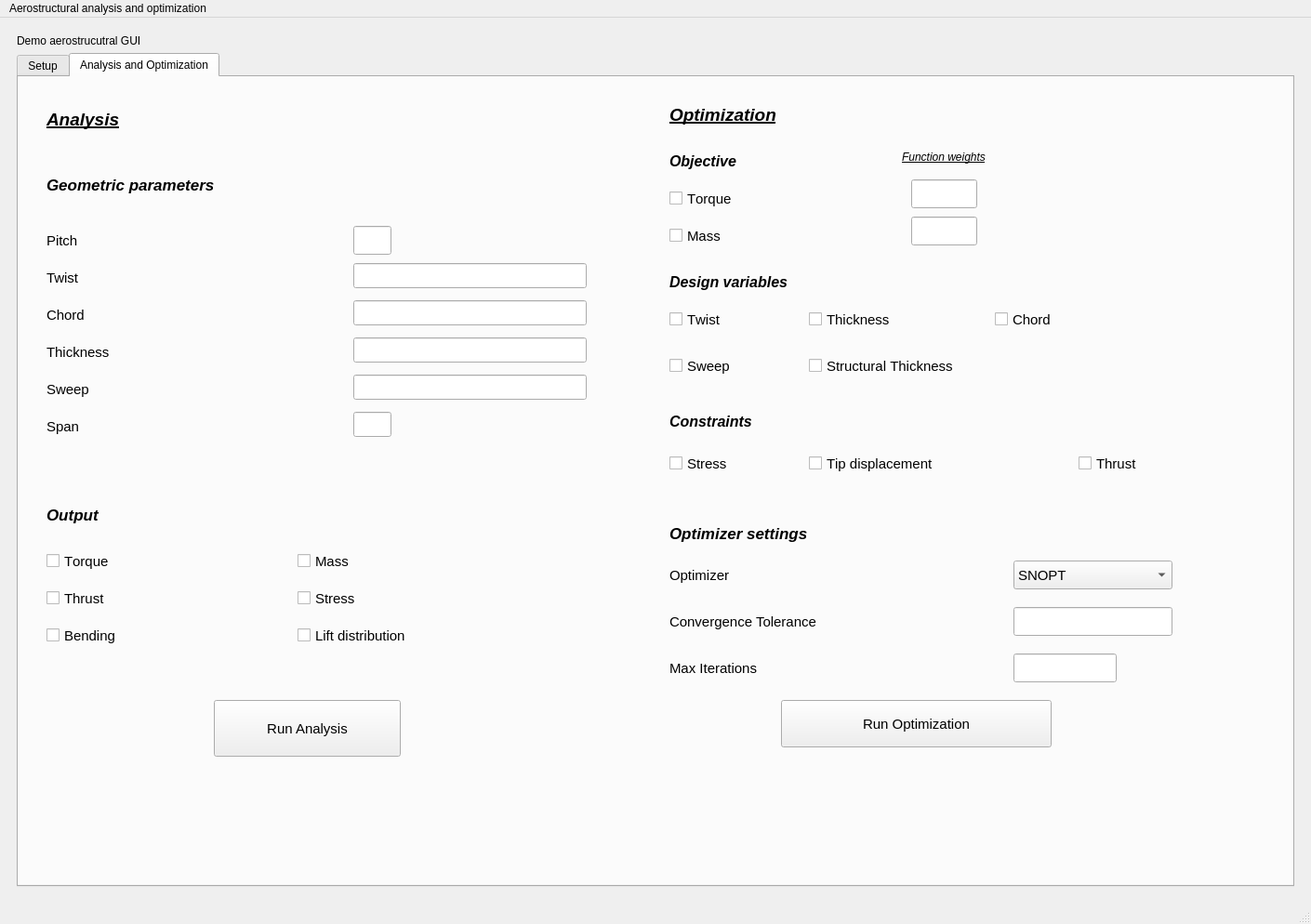
<?xml version="1.0" encoding="UTF-8"?>
<ui version="4.0">
 <class>Aerostructural</class>
 <widget class="QMainWindow" name="Aerostructural">
  <property name="geometry">
   <rect>
    <x>0</x>
    <y>0</y>
    <width>1410</width>
    <height>994</height>
   </rect>
  </property>
  <property name="windowTitle">
   <string>MainWindow</string>
  </property>
  <widget class="QWidget" name="centralwidget">
   <property name="layoutDirection">
    <enum>Qt::LeftToRight</enum>
   </property>
   <layout class="QVBoxLayout" name="verticalLayout">
    <item>
     <widget class="QWidget" name="widget" native="true">
      <layout class="QVBoxLayout" name="verticalLayout_2">
       <item>
        <widget class="QLabel" name="label">
         <property name="text">
          <string>Demo aerostrucutral GUI</string>
         </property>
        </widget>
       </item>
       <item>
        <widget class="QTabWidget" name="tabWidget">
         <property name="currentIndex">
          <number>1</number>
         </property>
         <widget class="QWidget" name="SetupTab">
          <attribute name="title">
           <string>Setup</string>
          </attribute>
          <widget class="QWidget" name="widget_1" native="true">
           <property name="geometry">
            <rect>
             <x>10</x>
             <y>20</y>
             <width>631</width>
             <height>61</height>
            </rect>
           </property>
           <property name="layoutDirection">
            <enum>Qt::LeftToRight</enum>
           </property>
           <widget class="QLabel" name="label_6">
            <property name="geometry">
             <rect>
              <x>10</x>
              <y>10</y>
              <width>241</width>
              <height>41</height>
             </rect>
            </property>
            <property name="font">
             <font>
              <pointsize>12</pointsize>
              <weight>75</weight>
              <bold>true</bold>
             </font>
            </property>
            <property name="text">
             <string>Coupled Solver</string>
            </property>
           </widget>
           <widget class="QComboBox" name="Fidelity_selection">
            <property name="geometry">
             <rect>
              <x>410</x>
              <y>10</y>
              <width>201</width>
              <height>41</height>
             </rect>
            </property>
            <item>
             <property name="text">
              <string>MACH</string>
             </property>
            </item>
            <item>
             <property name="text">
              <string>OpenFAST</string>
             </property>
            </item>
           </widget>
          </widget>
          <widget class="QWidget" name="widget_3" native="true">
           <property name="geometry">
            <rect>
             <x>10</x>
             <y>90</y>
             <width>631</width>
             <height>321</height>
            </rect>
           </property>
           <widget class="QWidget" name="widget_2" native="true">
            <property name="geometry">
             <rect>
              <x>0</x>
              <y>80</y>
              <width>621</width>
              <height>221</height>
             </rect>
            </property>
            <property name="layoutDirection">
             <enum>Qt::LeftToRight</enum>
            </property>
            <widget class="QLabel" name="label_3">
             <property name="geometry">
              <rect>
               <x>10</x>
               <y>20</y>
               <width>381</width>
               <height>71</height>
              </rect>
             </property>
             <property name="font">
              <font>
               <pointsize>11</pointsize>
               <weight>75</weight>
               <bold>true</bold>
              </font>
             </property>
             <property name="text">
              <string>Select blade configuration</string>
             </property>
            </widget>
            <widget class="QComboBox" name="comboBox">
             <property name="geometry">
              <rect>
               <x>410</x>
               <y>30</y>
               <width>201</width>
               <height>51</height>
              </rect>
             </property>
             <item>
              <property name="text">
               <string>DTU 10 MW</string>
              </property>
             </item>
             <item>
              <property name="text">
               <string>NREL Phase VI</string>
              </property>
             </item>
             <item>
              <property name="text">
               <string>NREL 5 MW</string>
              </property>
             </item>
            </widget>
            <widget class="QLineEdit" name="lineEdit_5">
             <property name="geometry">
              <rect>
               <x>410</x>
               <y>160</y>
               <width>201</width>
               <height>51</height>
              </rect>
             </property>
            </widget>
            <widget class="QPushButton" name="pushButton_14">
             <property name="geometry">
              <rect>
               <x>10</x>
               <y>158</y>
               <width>361</width>
               <height>51</height>
              </rect>
             </property>
             <property name="font">
              <font>
               <pointsize>11</pointsize>
              </font>
             </property>
             <property name="text">
              <string>Load user configuration</string>
             </property>
            </widget>
            <widget class="QLabel" name="label_2">
             <property name="geometry">
              <rect>
               <x>300</x>
               <y>110</y>
               <width>71</width>
               <height>21</height>
              </rect>
             </property>
             <property name="font">
              <font>
               <family>Ubuntu</family>
               <pointsize>9</pointsize>
               <weight>75</weight>
               <italic>true</italic>
               <bold>true</bold>
              </font>
             </property>
             <property name="text">
              <string>OR</string>
             </property>
             <property name="alignment">
              <set>Qt::AlignCenter</set>
             </property>
            </widget>
           </widget>
           <widget class="QLabel" name="label_4">
            <property name="geometry">
             <rect>
              <x>10</x>
              <y>10</y>
              <width>281</width>
              <height>41</height>
             </rect>
            </property>
            <property name="font">
             <font>
              <pointsize>14</pointsize>
              <weight>75</weight>
              <italic>true</italic>
              <bold>true</bold>
              <underline>true</underline>
             </font>
            </property>
            <property name="frameShape">
             <enum>QFrame::NoFrame</enum>
            </property>
            <property name="text">
             <string>Rotor geometry</string>
            </property>
            <property name="textFormat">
             <enum>Qt::AutoText</enum>
            </property>
           </widget>
          </widget>
          <widget class="QWidget" name="widget_4" native="true">
           <property name="geometry">
            <rect>
             <x>670</x>
             <y>10</y>
             <width>601</width>
             <height>301</height>
            </rect>
           </property>
           <widget class="QLabel" name="label_8">
            <property name="geometry">
             <rect>
              <x>10</x>
              <y>10</y>
              <width>271</width>
              <height>51</height>
             </rect>
            </property>
            <property name="font">
             <font>
              <pointsize>14</pointsize>
              <weight>75</weight>
              <italic>true</italic>
              <bold>true</bold>
              <underline>true</underline>
             </font>
            </property>
            <property name="frameShape">
             <enum>QFrame::NoFrame</enum>
            </property>
            <property name="text">
             <string>Aerodynamics</string>
            </property>
            <property name="textFormat">
             <enum>Qt::AutoText</enum>
            </property>
           </widget>
           <widget class="QWidget" name="widget_6" native="true">
            <property name="geometry">
             <rect>
              <x>10</x>
              <y>80</y>
              <width>591</width>
              <height>231</height>
             </rect>
            </property>
            <property name="layoutDirection">
             <enum>Qt::LeftToRight</enum>
            </property>
            <widget class="QLabel" name="label_12">
             <property name="geometry">
              <rect>
               <x>10</x>
               <y>80</y>
               <width>201</width>
               <height>41</height>
              </rect>
             </property>
             <property name="font">
              <font>
               <pointsize>11</pointsize>
               <weight>75</weight>
               <bold>true</bold>
              </font>
             </property>
             <property name="text">
              <string>Wind speed</string>
             </property>
            </widget>
            <widget class="QLineEdit" name="Wind_V">
             <property name="geometry">
              <rect>
               <x>360</x>
               <y>80</y>
               <width>201</width>
               <height>41</height>
              </rect>
             </property>
            </widget>
            <widget class="QLabel" name="label_13">
             <property name="geometry">
              <rect>
               <x>10</x>
               <y>160</y>
               <width>301</width>
               <height>31</height>
              </rect>
             </property>
             <property name="font">
              <font>
               <pointsize>11</pointsize>
               <weight>75</weight>
               <bold>true</bold>
              </font>
             </property>
             <property name="text">
              <string>Rotor speed (RPM)</string>
             </property>
            </widget>
            <widget class="QLineEdit" name="rpm">
             <property name="geometry">
              <rect>
               <x>360</x>
               <y>160</y>
               <width>201</width>
               <height>41</height>
              </rect>
             </property>
            </widget>
            <widget class="QLabel" name="label_11">
             <property name="geometry">
              <rect>
               <x>10</x>
               <y>6</y>
               <width>141</width>
               <height>41</height>
              </rect>
             </property>
             <property name="font">
              <font>
               <pointsize>11</pointsize>
               <weight>75</weight>
               <bold>true</bold>
              </font>
             </property>
             <property name="text">
              <string>DLC</string>
             </property>
            </widget>
            <widget class="QComboBox" name="comboBox_9">
             <property name="geometry">
              <rect>
               <x>350</x>
               <y>10</y>
               <width>221</width>
               <height>51</height>
              </rect>
             </property>
             <item>
              <property name="text">
               <string>Uniform flow</string>
              </property>
             </item>
             <item>
              <property name="text">
               <string>DLC 1.1</string>
              </property>
             </item>
             <item>
              <property name="text">
               <string>DLC 2.2</string>
              </property>
             </item>
            </widget>
           </widget>
          </widget>
          <widget class="QWidget" name="widget_5" native="true">
           <property name="geometry">
            <rect>
             <x>670</x>
             <y>340</y>
             <width>601</width>
             <height>311</height>
            </rect>
           </property>
           <widget class="QLabel" name="label_9">
            <property name="geometry">
             <rect>
              <x>10</x>
              <y>10</y>
              <width>291</width>
              <height>41</height>
             </rect>
            </property>
            <property name="font">
             <font>
              <pointsize>14</pointsize>
              <weight>75</weight>
              <italic>true</italic>
              <bold>true</bold>
              <underline>true</underline>
             </font>
            </property>
            <property name="frameShape">
             <enum>QFrame::NoFrame</enum>
            </property>
            <property name="text">
             <string>Data handling</string>
            </property>
            <property name="textFormat">
             <enum>Qt::AutoText</enum>
            </property>
           </widget>
           <widget class="QLineEdit" name="Main_set_PathToCase_3">
            <property name="geometry">
             <rect>
              <x>320</x>
              <y>120</y>
              <width>251</width>
              <height>41</height>
             </rect>
            </property>
           </widget>
           <widget class="QLabel" name="label_14">
            <property name="geometry">
             <rect>
              <x>10</x>
              <y>100</y>
              <width>201</width>
              <height>61</height>
             </rect>
            </property>
            <property name="font">
             <font>
              <pointsize>11</pointsize>
              <weight>75</weight>
              <bold>true</bold>
             </font>
            </property>
            <property name="text">
             <string>Case name</string>
            </property>
           </widget>
           <widget class="QLabel" name="label_75">
            <property name="geometry">
             <rect>
              <x>320</x>
              <y>80</y>
              <width>261</width>
              <height>31</height>
             </rect>
            </property>
            <property name="font">
             <font>
              <pointsize>10</pointsize>
              <weight>50</weight>
              <italic>true</italic>
              <bold>false</bold>
             </font>
            </property>
            <property name="text">
             <string>Defines output folder</string>
            </property>
           </widget>
           <widget class="QPushButton" name="Push_sendtoHPC">
            <property name="geometry">
             <rect>
              <x>10</x>
              <y>200</y>
              <width>161</width>
              <height>71</height>
             </rect>
            </property>
            <property name="font">
             <font>
              <pointsize>11</pointsize>
             </font>
            </property>
            <property name="text">
             <string>Send to 
 HPC</string>
            </property>
           </widget>
           <widget class="QLineEdit" name="whichHPC">
            <property name="geometry">
             <rect>
              <x>320</x>
              <y>220</y>
              <width>251</width>
              <height>41</height>
             </rect>
            </property>
           </widget>
          </widget>
          <widget class="QWidget" name="widget_7" native="true">
           <property name="geometry">
            <rect>
             <x>10</x>
             <y>430</y>
             <width>631</width>
             <height>161</height>
            </rect>
           </property>
           <widget class="QLabel" name="label_10">
            <property name="geometry">
             <rect>
              <x>10</x>
              <y>10</y>
              <width>251</width>
              <height>31</height>
             </rect>
            </property>
            <property name="font">
             <font>
              <pointsize>14</pointsize>
              <weight>75</weight>
              <italic>true</italic>
              <bold>true</bold>
              <underline>true</underline>
             </font>
            </property>
            <property name="frameShape">
             <enum>QFrame::NoFrame</enum>
            </property>
            <property name="text">
             <string>Structures</string>
            </property>
            <property name="textFormat">
             <enum>Qt::AutoText</enum>
            </property>
           </widget>
           <widget class="QLabel" name="label_113">
            <property name="geometry">
             <rect>
              <x>10</x>
              <y>80</y>
              <width>211</width>
              <height>31</height>
             </rect>
            </property>
            <property name="font">
             <font>
              <pointsize>11</pointsize>
              <weight>75</weight>
              <bold>true</bold>
             </font>
            </property>
            <property name="text">
             <string>Material</string>
            </property>
           </widget>
           <widget class="QComboBox" name="comboBox_13">
            <property name="geometry">
             <rect>
              <x>410</x>
              <y>70</y>
              <width>201</width>
              <height>41</height>
             </rect>
            </property>
            <item>
             <property name="text">
              <string>Aluminum</string>
             </property>
            </item>
            <item>
             <property name="text">
              <string>Composite</string>
             </property>
            </item>
           </widget>
          </widget>
         </widget>
         <widget class="QWidget" name="ParamTab">
          <attribute name="title">
           <string>Analysis and Optimization</string>
          </attribute>
          <widget class="QWidget" name="widget_8" native="true">
           <property name="geometry">
            <rect>
             <x>10</x>
             <y>10</y>
             <width>621</width>
             <height>741</height>
            </rect>
           </property>
           <widget class="QLabel" name="label_15">
            <property name="geometry">
             <rect>
              <x>20</x>
              <y>10</y>
              <width>271</width>
              <height>51</height>
             </rect>
            </property>
            <property name="font">
             <font>
              <pointsize>14</pointsize>
              <weight>75</weight>
              <italic>true</italic>
              <bold>true</bold>
              <underline>true</underline>
             </font>
            </property>
            <property name="frameShape">
             <enum>QFrame::NoFrame</enum>
            </property>
            <property name="text">
             <string>Analysis</string>
            </property>
            <property name="textFormat">
             <enum>Qt::AutoText</enum>
            </property>
           </widget>
           <widget class="QPushButton" name="RunAnalysis">
            <property name="geometry">
             <rect>
              <x>200</x>
              <y>660</y>
              <width>201</width>
              <height>61</height>
             </rect>
            </property>
            <property name="font">
             <font>
              <pointsize>11</pointsize>
             </font>
            </property>
            <property name="text">
             <string>Run Analysis</string>
            </property>
           </widget>
           <widget class="QWidget" name="widget_24" native="true">
            <property name="geometry">
             <rect>
              <x>10</x>
              <y>70</y>
              <width>601</width>
              <height>321</height>
             </rect>
            </property>
            <widget class="QLabel" name="label_100">
             <property name="geometry">
              <rect>
               <x>10</x>
               <y>10</y>
               <width>391</width>
               <height>51</height>
              </rect>
             </property>
             <property name="font">
              <font>
               <pointsize>13</pointsize>
               <weight>75</weight>
               <italic>true</italic>
               <bold>true</bold>
               <underline>false</underline>
              </font>
             </property>
             <property name="text">
              <string>Geometric parameters</string>
             </property>
            </widget>
            <widget class="QLabel" name="label_102">
             <property name="geometry">
              <rect>
               <x>10</x>
               <y>80</y>
               <width>191</width>
               <height>31</height>
              </rect>
             </property>
             <property name="font">
              <font>
               <pointsize>11</pointsize>
               <weight>50</weight>
               <bold>false</bold>
              </font>
             </property>
             <property name="text">
              <string>Pitch</string>
             </property>
            </widget>
            <widget class="QLabel" name="label_103">
             <property name="geometry">
              <rect>
               <x>10</x>
               <y>120</y>
               <width>121</width>
               <height>31</height>
              </rect>
             </property>
             <property name="font">
              <font>
               <pointsize>11</pointsize>
               <weight>50</weight>
               <bold>false</bold>
              </font>
             </property>
             <property name="text">
              <string>Twist</string>
             </property>
            </widget>
            <widget class="QLineEdit" name="pitchAngle">
             <property name="geometry">
              <rect>
               <x>340</x>
               <y>80</y>
               <width>41</width>
               <height>31</height>
              </rect>
             </property>
            </widget>
            <widget class="QLineEdit" name="twist">
             <property name="geometry">
              <rect>
               <x>340</x>
               <y>120</y>
               <width>251</width>
               <height>27</height>
              </rect>
             </property>
            </widget>
            <widget class="QLabel" name="label_104">
             <property name="geometry">
              <rect>
               <x>10</x>
               <y>160</y>
               <width>121</width>
               <height>31</height>
              </rect>
             </property>
             <property name="font">
              <font>
               <pointsize>11</pointsize>
               <weight>50</weight>
               <bold>false</bold>
              </font>
             </property>
             <property name="text">
              <string>Chord</string>
             </property>
            </widget>
            <widget class="QLineEdit" name="chord">
             <property name="geometry">
              <rect>
               <x>340</x>
               <y>160</y>
               <width>251</width>
               <height>27</height>
              </rect>
             </property>
            </widget>
            <widget class="QLabel" name="label_105">
             <property name="geometry">
              <rect>
               <x>10</x>
               <y>280</y>
               <width>121</width>
               <height>31</height>
              </rect>
             </property>
             <property name="font">
              <font>
               <pointsize>11</pointsize>
               <weight>50</weight>
               <bold>false</bold>
              </font>
             </property>
             <property name="text">
              <string>Span</string>
             </property>
            </widget>
            <widget class="QLineEdit" name="span">
             <property name="geometry">
              <rect>
               <x>340</x>
               <y>280</y>
               <width>41</width>
               <height>27</height>
              </rect>
             </property>
            </widget>
            <widget class="QLabel" name="label_106">
             <property name="geometry">
              <rect>
               <x>10</x>
               <y>200</y>
               <width>161</width>
               <height>31</height>
              </rect>
             </property>
             <property name="font">
              <font>
               <pointsize>11</pointsize>
               <weight>50</weight>
               <bold>false</bold>
              </font>
             </property>
             <property name="text">
              <string>Thickness</string>
             </property>
            </widget>
            <widget class="QLabel" name="label_108">
             <property name="geometry">
              <rect>
               <x>10</x>
               <y>240</y>
               <width>121</width>
               <height>31</height>
              </rect>
             </property>
             <property name="font">
              <font>
               <pointsize>11</pointsize>
               <weight>50</weight>
               <bold>false</bold>
              </font>
             </property>
             <property name="text">
              <string>Sweep</string>
             </property>
            </widget>
            <widget class="QLineEdit" name="chord_2">
             <property name="geometry">
              <rect>
               <x>340</x>
               <y>200</y>
               <width>251</width>
               <height>27</height>
              </rect>
             </property>
            </widget>
            <widget class="QLineEdit" name="chord_3">
             <property name="geometry">
              <rect>
               <x>340</x>
               <y>240</y>
               <width>251</width>
               <height>27</height>
              </rect>
             </property>
            </widget>
           </widget>
           <widget class="QWidget" name="widget_25" native="true">
            <property name="geometry">
             <rect>
              <x>10</x>
              <y>430</y>
              <width>601</width>
              <height>221</height>
             </rect>
            </property>
            <widget class="QLabel" name="label_101">
             <property name="geometry">
              <rect>
               <x>10</x>
               <y>10</y>
               <width>241</width>
               <height>41</height>
              </rect>
             </property>
             <property name="font">
              <font>
               <pointsize>13</pointsize>
               <weight>75</weight>
               <italic>true</italic>
               <bold>true</bold>
              </font>
             </property>
             <property name="text">
              <string>Output</string>
             </property>
            </widget>
            <widget class="QCheckBox" name="Output_Torque">
             <property name="geometry">
              <rect>
               <x>10</x>
               <y>60</y>
               <width>191</width>
               <height>41</height>
              </rect>
             </property>
             <property name="font">
              <font>
               <pointsize>11</pointsize>
               <weight>50</weight>
               <bold>false</bold>
               <kerning>false</kerning>
              </font>
             </property>
             <property name="text">
              <string>Torque</string>
             </property>
            </widget>
            <widget class="QCheckBox" name="Output_Thrust">
             <property name="geometry">
              <rect>
               <x>10</x>
               <y>100</y>
               <width>141</width>
               <height>41</height>
              </rect>
             </property>
             <property name="font">
              <font>
               <pointsize>11</pointsize>
               <weight>50</weight>
               <bold>false</bold>
               <kerning>false</kerning>
              </font>
             </property>
             <property name="text">
              <string>Thrust</string>
             </property>
            </widget>
            <widget class="QCheckBox" name="Output_Bending">
             <property name="geometry">
              <rect>
               <x>10</x>
               <y>140</y>
               <width>171</width>
               <height>41</height>
              </rect>
             </property>
             <property name="font">
              <font>
               <pointsize>11</pointsize>
               <weight>50</weight>
               <bold>false</bold>
               <kerning>false</kerning>
              </font>
             </property>
             <property name="text">
              <string>Bending</string>
             </property>
            </widget>
            <widget class="QCheckBox" name="Output_LiftDistribution">
             <property name="geometry">
              <rect>
               <x>280</x>
               <y>140</y>
               <width>261</width>
               <height>41</height>
              </rect>
             </property>
             <property name="font">
              <font>
               <pointsize>11</pointsize>
               <weight>50</weight>
               <bold>false</bold>
               <kerning>false</kerning>
              </font>
             </property>
             <property name="text">
              <string>Lift distribution</string>
             </property>
            </widget>
            <widget class="QCheckBox" name="Output_Mass">
             <property name="geometry">
              <rect>
               <x>280</x>
               <y>60</y>
               <width>141</width>
               <height>41</height>
              </rect>
             </property>
             <property name="font">
              <font>
               <pointsize>11</pointsize>
               <weight>50</weight>
               <bold>false</bold>
               <kerning>false</kerning>
              </font>
             </property>
             <property name="text">
              <string>Mass</string>
             </property>
            </widget>
            <widget class="QCheckBox" name="Output_Stress">
             <property name="geometry">
              <rect>
               <x>280</x>
               <y>100</y>
               <width>141</width>
               <height>41</height>
              </rect>
             </property>
             <property name="font">
              <font>
               <pointsize>11</pointsize>
               <weight>50</weight>
               <bold>false</bold>
               <kerning>false</kerning>
              </font>
             </property>
             <property name="text">
              <string>Stress</string>
             </property>
            </widget>
           </widget>
          </widget>
          <widget class="QWidget" name="widget_21" native="true">
           <property name="geometry">
            <rect>
             <x>680</x>
             <y>10</y>
             <width>621</width>
             <height>741</height>
            </rect>
           </property>
           <widget class="QLabel" name="label_16">
            <property name="geometry">
             <rect>
              <x>20</x>
              <y>10</y>
              <width>281</width>
              <height>41</height>
             </rect>
            </property>
            <property name="font">
             <font>
              <pointsize>14</pointsize>
              <weight>75</weight>
              <italic>true</italic>
              <bold>true</bold>
              <underline>true</underline>
             </font>
            </property>
            <property name="frameShape">
             <enum>QFrame::NoFrame</enum>
            </property>
            <property name="text">
             <string>Optimization</string>
            </property>
            <property name="textFormat">
             <enum>Qt::AutoText</enum>
            </property>
           </widget>
           <widget class="QPushButton" name="RunOptimization">
            <property name="geometry">
             <rect>
              <x>140</x>
              <y>660</y>
              <width>291</width>
              <height>51</height>
             </rect>
            </property>
            <property name="font">
             <font>
              <pointsize>11</pointsize>
             </font>
            </property>
            <property name="text">
             <string>Run Optimization</string>
            </property>
           </widget>
           <widget class="QWidget" name="widget_22" native="true">
            <property name="geometry">
             <rect>
              <x>10</x>
              <y>450</y>
              <width>611</width>
              <height>201</height>
             </rect>
            </property>
            <widget class="QLabel" name="label_76">
             <property name="geometry">
              <rect>
               <x>10</x>
               <y>10</y>
               <width>321</width>
               <height>41</height>
              </rect>
             </property>
             <property name="font">
              <font>
               <pointsize>13</pointsize>
               <weight>75</weight>
               <italic>true</italic>
               <bold>true</bold>
              </font>
             </property>
             <property name="text">
              <string>Optimizer settings</string>
             </property>
            </widget>
            <widget class="QComboBox" name="comboBox_10">
             <property name="geometry">
              <rect>
               <x>380</x>
               <y>60</y>
               <width>171</width>
               <height>31</height>
              </rect>
             </property>
             <property name="font">
              <font>
               <pointsize>11</pointsize>
              </font>
             </property>
             <item>
              <property name="text">
               <string>SNOPT</string>
              </property>
             </item>
             <item>
              <property name="text">
               <string>IPOPT</string>
              </property>
             </item>
             <item>
              <property name="text">
               <string>SLSQP</string>
              </property>
             </item>
            </widget>
            <widget class="QLabel" name="label_77">
             <property name="geometry">
              <rect>
               <x>10</x>
               <y>60</y>
               <width>171</width>
               <height>31</height>
              </rect>
             </property>
             <property name="font">
              <font>
               <pointsize>11</pointsize>
               <weight>50</weight>
               <bold>false</bold>
              </font>
             </property>
             <property name="text">
              <string>Optimizer</string>
             </property>
            </widget>
            <widget class="QLabel" name="label_78">
             <property name="geometry">
              <rect>
               <x>10</x>
               <y>110</y>
               <width>321</width>
               <height>31</height>
              </rect>
             </property>
             <property name="font">
              <font>
               <pointsize>11</pointsize>
               <weight>50</weight>
               <bold>false</bold>
              </font>
             </property>
             <property name="text">
              <string>Convergence Tolerance</string>
             </property>
            </widget>
            <widget class="QLabel" name="label_79">
             <property name="geometry">
              <rect>
               <x>10</x>
               <y>160</y>
               <width>241</width>
               <height>31</height>
              </rect>
             </property>
             <property name="font">
              <font>
               <pointsize>11</pointsize>
               <weight>50</weight>
               <bold>false</bold>
              </font>
             </property>
             <property name="text">
              <string>Max Iterations</string>
             </property>
            </widget>
            <widget class="QLineEdit" name="conv_tol">
             <property name="geometry">
              <rect>
               <x>380</x>
               <y>110</y>
               <width>171</width>
               <height>31</height>
              </rect>
             </property>
            </widget>
            <widget class="QLineEdit" name="max_iters">
             <property name="geometry">
              <rect>
               <x>380</x>
               <y>160</y>
               <width>111</width>
               <height>31</height>
              </rect>
             </property>
            </widget>
           </widget>
           <widget class="QWidget" name="widget_23" native="true">
            <property name="geometry">
             <rect>
              <x>10</x>
              <y>190</y>
              <width>611</width>
              <height>141</height>
             </rect>
            </property>
            <widget class="QLabel" name="label_98">
             <property name="geometry">
              <rect>
               <x>10</x>
               <y>0</y>
               <width>301</width>
               <height>41</height>
              </rect>
             </property>
             <property name="font">
              <font>
               <pointsize>12</pointsize>
               <weight>75</weight>
               <italic>true</italic>
               <bold>true</bold>
              </font>
             </property>
             <property name="text">
              <string>Design variables</string>
             </property>
            </widget>
            <widget class="QCheckBox" name="DV_Twist">
             <property name="geometry">
              <rect>
               <x>10</x>
               <y>40</y>
               <width>141</width>
               <height>41</height>
              </rect>
             </property>
             <property name="font">
              <font>
               <pointsize>11</pointsize>
               <weight>50</weight>
               <bold>false</bold>
               <kerning>false</kerning>
              </font>
             </property>
             <property name="text">
              <string>Twist</string>
             </property>
            </widget>
            <widget class="QCheckBox" name="DV_chord">
             <property name="geometry">
              <rect>
               <x>360</x>
               <y>40</y>
               <width>151</width>
               <height>41</height>
              </rect>
             </property>
             <property name="font">
              <font>
               <pointsize>11</pointsize>
               <weight>50</weight>
               <bold>false</bold>
               <kerning>false</kerning>
              </font>
             </property>
             <property name="text">
              <string>Chord</string>
             </property>
            </widget>
            <widget class="QCheckBox" name="DV_Span">
             <property name="geometry">
              <rect>
               <x>160</x>
               <y>40</y>
               <width>181</width>
               <height>41</height>
              </rect>
             </property>
             <property name="font">
              <font>
               <pointsize>11</pointsize>
               <weight>50</weight>
               <bold>false</bold>
               <kerning>false</kerning>
              </font>
             </property>
             <property name="text">
              <string>Thickness</string>
             </property>
            </widget>
            <widget class="QCheckBox" name="DV_Panels_Thickness">
             <property name="geometry">
              <rect>
               <x>160</x>
               <y>90</y>
               <width>321</width>
               <height>41</height>
              </rect>
             </property>
             <property name="font">
              <font>
               <pointsize>11</pointsize>
               <weight>50</weight>
               <bold>false</bold>
               <kerning>false</kerning>
              </font>
             </property>
             <property name="text">
              <string>Structural Thickness</string>
             </property>
            </widget>
            <widget class="QCheckBox" name="DV_Sweep">
             <property name="geometry">
              <rect>
               <x>10</x>
               <y>90</y>
               <width>141</width>
               <height>41</height>
              </rect>
             </property>
             <property name="font">
              <font>
               <pointsize>11</pointsize>
               <weight>50</weight>
               <bold>false</bold>
               <kerning>false</kerning>
              </font>
             </property>
             <property name="text">
              <string>Sweep</string>
             </property>
            </widget>
           </widget>
           <widget class="QWidget" name="widget_26" native="true">
            <property name="geometry">
             <rect>
              <x>10</x>
              <y>340</y>
              <width>611</width>
              <height>101</height>
             </rect>
            </property>
            <widget class="QLabel" name="label_107">
             <property name="geometry">
              <rect>
               <x>10</x>
               <y>0</y>
               <width>201</width>
               <height>41</height>
              </rect>
             </property>
             <property name="font">
              <font>
               <pointsize>12</pointsize>
               <weight>75</weight>
               <italic>true</italic>
               <bold>true</bold>
              </font>
             </property>
             <property name="text">
              <string>Constraints</string>
             </property>
            </widget>
            <widget class="QCheckBox" name="Constraints_Stress">
             <property name="geometry">
              <rect>
               <x>10</x>
               <y>50</y>
               <width>171</width>
               <height>31</height>
              </rect>
             </property>
             <property name="font">
              <font>
               <pointsize>11</pointsize>
               <weight>50</weight>
               <bold>false</bold>
               <kerning>false</kerning>
              </font>
             </property>
             <property name="text">
              <string>Stress</string>
             </property>
            </widget>
            <widget class="QCheckBox" name="Constraints_Thrust">
             <property name="geometry">
              <rect>
               <x>450</x>
               <y>50</y>
               <width>131</width>
               <height>31</height>
              </rect>
             </property>
             <property name="font">
              <font>
               <pointsize>11</pointsize>
               <weight>50</weight>
               <bold>false</bold>
               <kerning>false</kerning>
              </font>
             </property>
             <property name="text">
              <string>Thrust</string>
             </property>
            </widget>
            <widget class="QCheckBox" name="Constraints_Displ">
             <property name="geometry">
              <rect>
               <x>160</x>
               <y>50</y>
               <width>271</width>
               <height>31</height>
              </rect>
             </property>
             <property name="font">
              <font>
               <pointsize>11</pointsize>
               <weight>50</weight>
               <bold>false</bold>
               <kerning>false</kerning>
              </font>
             </property>
             <property name="text">
              <string>Tip displacement</string>
             </property>
            </widget>
           </widget>
           <widget class="QWidget" name="widget_27" native="true">
            <property name="geometry">
             <rect>
              <x>10</x>
              <y>60</y>
              <width>581</width>
              <height>121</height>
             </rect>
            </property>
            <widget class="QLabel" name="label_109">
             <property name="geometry">
              <rect>
               <x>10</x>
               <y>0</y>
               <width>191</width>
               <height>41</height>
              </rect>
             </property>
             <property name="font">
              <font>
               <pointsize>12</pointsize>
               <weight>75</weight>
               <italic>true</italic>
               <bold>true</bold>
              </font>
             </property>
             <property name="text">
              <string>Objective</string>
             </property>
            </widget>
            <widget class="QCheckBox" name="checkBox_9">
             <property name="geometry">
              <rect>
               <x>10</x>
               <y>40</y>
               <width>211</width>
               <height>41</height>
              </rect>
             </property>
             <property name="font">
              <font>
               <pointsize>11</pointsize>
               <weight>50</weight>
               <bold>false</bold>
               <kerning>false</kerning>
              </font>
             </property>
             <property name="text">
              <string>Torque</string>
             </property>
            </widget>
            <widget class="QCheckBox" name="checkBox_10">
             <property name="geometry">
              <rect>
               <x>10</x>
               <y>80</y>
               <width>141</width>
               <height>41</height>
              </rect>
             </property>
             <property name="font">
              <font>
               <pointsize>11</pointsize>
               <weight>50</weight>
               <bold>false</bold>
               <kerning>false</kerning>
              </font>
             </property>
             <property name="text">
              <string>Mass</string>
             </property>
            </widget>
            <widget class="QLineEdit" name="Objective_Torque">
             <property name="geometry">
              <rect>
               <x>270</x>
               <y>40</y>
               <width>71</width>
               <height>31</height>
              </rect>
             </property>
            </widget>
            <widget class="QLabel" name="label_112">
             <property name="geometry">
              <rect>
               <x>260</x>
               <y>0</y>
               <width>211</width>
               <height>31</height>
              </rect>
             </property>
             <property name="font">
              <font>
               <pointsize>9</pointsize>
               <weight>50</weight>
               <italic>true</italic>
               <bold>false</bold>
               <underline>true</underline>
              </font>
             </property>
             <property name="text">
              <string>Function weights</string>
             </property>
            </widget>
            <widget class="QLineEdit" name="Objective_Mass">
             <property name="geometry">
              <rect>
               <x>270</x>
               <y>80</y>
               <width>71</width>
               <height>31</height>
              </rect>
             </property>
            </widget>
           </widget>
          </widget>
         </widget>
        </widget>
       </item>
      </layout>
     </widget>
    </item>
   </layout>
  </widget>
  <widget class="QMenuBar" name="menubar">
   <property name="geometry">
    <rect>
     <x>0</x>
     <y>0</y>
     <width>1410</width>
     <height>39</height>
    </rect>
   </property>
   <widget class="QMenu" name="menuAerostructural_analysis_and_optimization">
    <property name="title">
     <string>Aerostructural analysis and optimization</string>
    </property>
   </widget>
   <addaction name="menuAerostructural_analysis_and_optimization"/>
  </widget>
  <widget class="QStatusBar" name="statusbar"/>
 </widget>
 <resources/>
 <connections/>
</ui>
